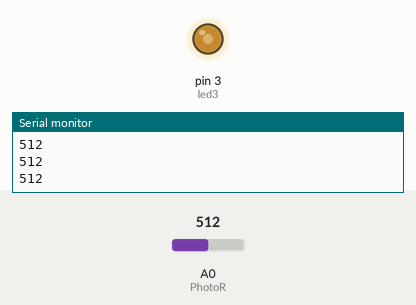
Bench run of a sketch on a simulated Arduino Uno, built with avr-gcc and run on an emulated ATmega328P. On the bench: output pins drawn as LEDs (lit = HIGH), the last lines printed to the serial monitor. The inputs (shaded band) are chosen by the test bench; at power-on: A0 (PhotoR) = 512.

Above: at 1.3 s.
1.4 s: A0 (PhotoR) set to 716
At 3.1 s:
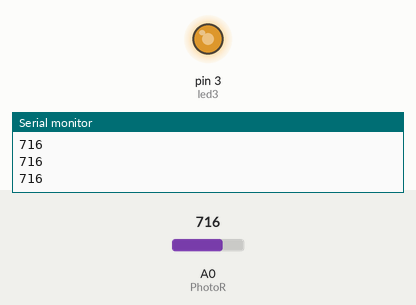
3.5 s: A0 (PhotoR) set to 900
At 4.6 s:
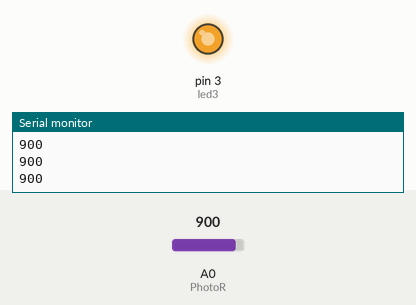
5.5 s: A0 (PhotoR) set to 122
At 7.4 s:
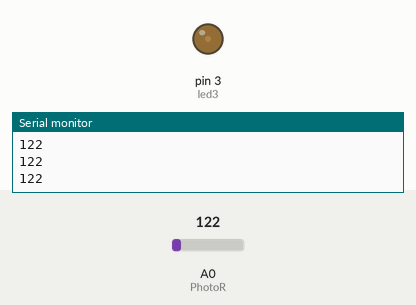
Timing chart, 0 to 8.9 s (numbered marks = the images above; inputs shaded):
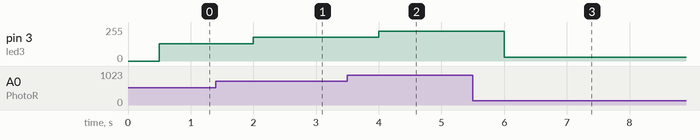

The sketch:

jodo_bright.ino
```cpp
int led3 = 3;
int PhotoR = A0;

void setup() {
  pinMode(led3, OUTPUT);
  pinMode(PhotoR, INPUT);
  Serial.begin(9600);
}

void loop() {

  int value = analogRead(PhotoR);
  Serial.println(value);
  delay(500);

//    digitalWrite(led3, HIGH);
//    delay(value);
//    digitalWrite(led3, LOW);
//    delay(value);

    analogWrite(led3, value/4);
//
//    analogWrite(led3, 50);
//    delay(delayTime);
//    analogWrite(led3, 50);
//    delay(delayTime);
}
```

Measured:
- after the input at 1.4 s, pin 3 (led3): 128/255 → 179/255 after 0.60 s
- after the input at 3.5 s, pin 3 (led3): 179/255 → 225/255 after 0.50 s
- after the input at 5.5 s, pin 3 (led3): 225/255 → 30/255 after 0.50 s
